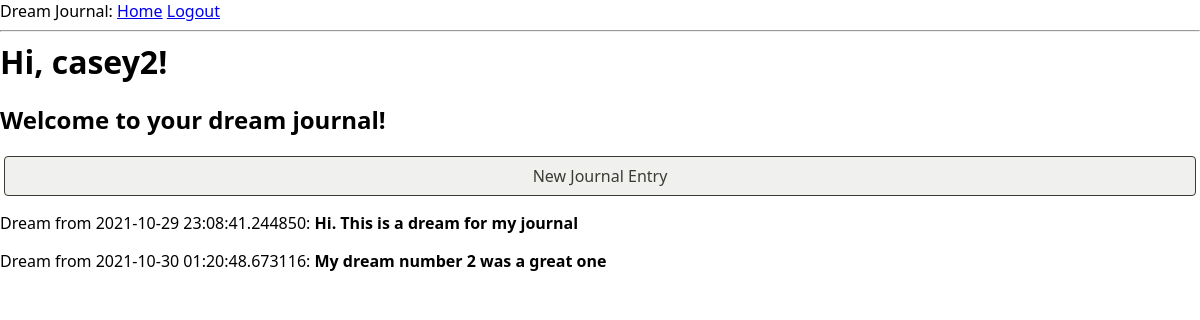
The page /index (signed in) on the database as committed earlier.
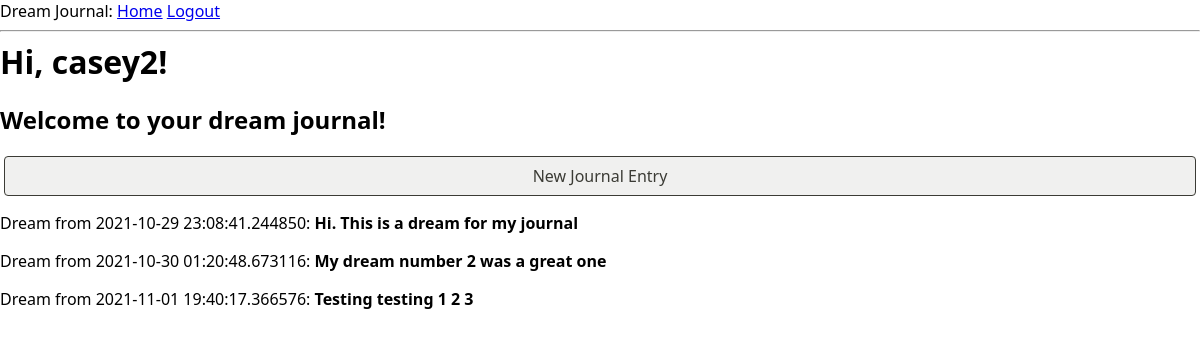
The same page on the database as committed later.
### app/models.py (models this page shows, shortened)
class User(UserMixin, db.Model):
    id = db.Column(db.Integer, primary_key=True)
    username = db.Column(db.String(64), index=True, unique=True)
    email = db.Column(db.String(120), index=True, unique=True)
    password_hash = db.Column(db.String(128))
    posts = db.relationship('Post', backref='author', lazy='dynamic')

class Post(db.Model):
    id = db.Column(db.Integer, primary_key=True)
    body = db.Column(db.String(140))
    timestamp = db.Column(db.DateTime, index=True, default=datetime.utcnow)
    user_id = db.Column(db.Integer, db.ForeignKey('user.id'))

### app/routes.py (the view)
@app.route('/')
@app.route('/index')
@login_required
def index():
    posts = current_user.posts.all()
    return render_template("index.html", title='Home Page', posts=posts)

### app/models.py (called while the page is built)
@login.user_loader
def load_user(id):
    return User.query.get(int(id))

### app/templates/index.html
{% extends "base.html" %}
{% block content %}
    <h1>Hi, {{ current_user.username }}!</h1>
    <h2>Welcome to your dream journal!</h2>
    <a class="action new-note" href="{{ url_for('edit_entry') }}">New Journal Entry</a>
    {% for post in posts %}
    <div><p>Dream from {{ post.timestamp }}: <b>{{ post.body }}</b></p></div>
    {% endfor %}
{% endblock %}

### app/templates/base.html (shortened to what this page needs)
<html>
    <head>
        <link rel="stylesheet" href="{{ url_for('static', filename='style.css') }}">
    </head>
    <body>
        <div>
            Dream Journal:
            <a href="{{ url_for('index') }}">Home</a>
            {% if current_user.is_anonymous %}
            <a href="{{ url_for('login') }}">Login</a>
            {% else %}
            <a href="{{ url_for('logout') }}">Logout</a>
            {% endif %}
        </div>
        <hr>
        {% block content %}{% endblock %}
    </body>
</html>

### app/static/style.css (style rules this page uses)
* { box-sizing: border-box; }
html, body { margin: initial; padding: initial; font-family: system-ui, -apple-system, sans-serif; }
:root { --note-color-bg: hsla(49, 100%, 80%, 1); --ui-border-color: hsla(0, 0%, 40%, 1); --ui-action-new-fg: hsla(202, 86%, 30%, 1); --ui-action-new-bg: hsla(202, 29%, 94%, 1); --ui-action-neutral-fg: hsla(60, 5%, 22%, 1); --ui-action-neutral-bg: hsla(60, 5%, 94%, 1); --ui-action-warning-fg: hsla(0, 75%, 42%, 1); --ui-action-warning-bg: hsla(0, 20%, 94%, 1); }
a.action, button.action { border-radius: 0.25rem; border: 1px solid currentColor; display: block; font-size: 1rem; margin: 0.25rem; padding: 0.5rem; text-decoration: none; }
h1 { margin: 0; flex: 1 0 auto; }
.action.new-note { background-color: var(--ui-action-new-bg); color: var(--ui-action-new-fg); }
.action.new-note { background-color: var(--ui-action-neutral-bg); color: var(--ui-action-neutral-fg); text-align: center; }

Rows that differ between the two databases and show on the page:
added Post: timestamp "2021-11-01 19:40:17.366576", body "Testing testing 1 2 3"
